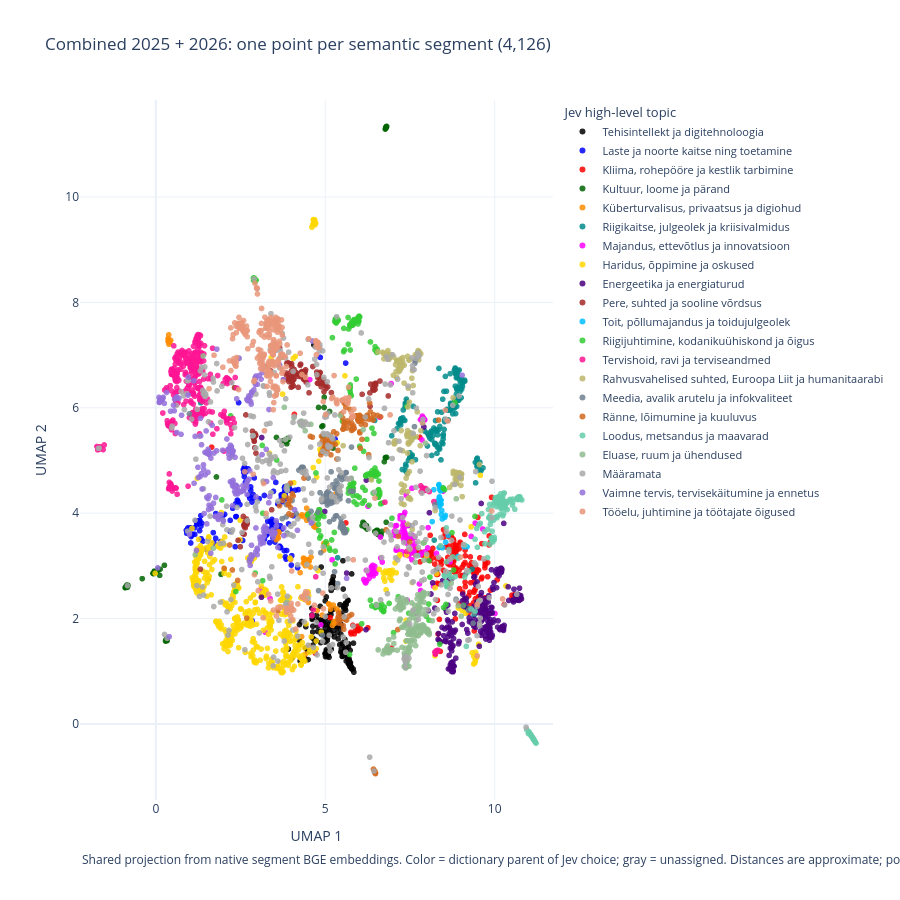
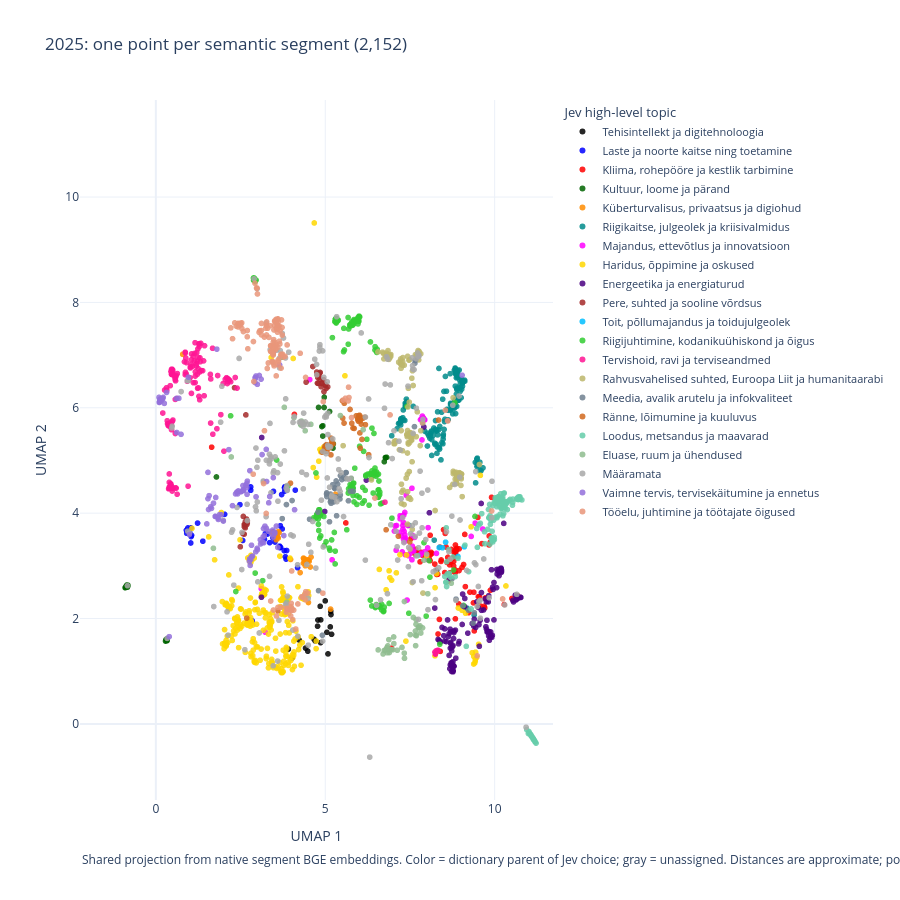
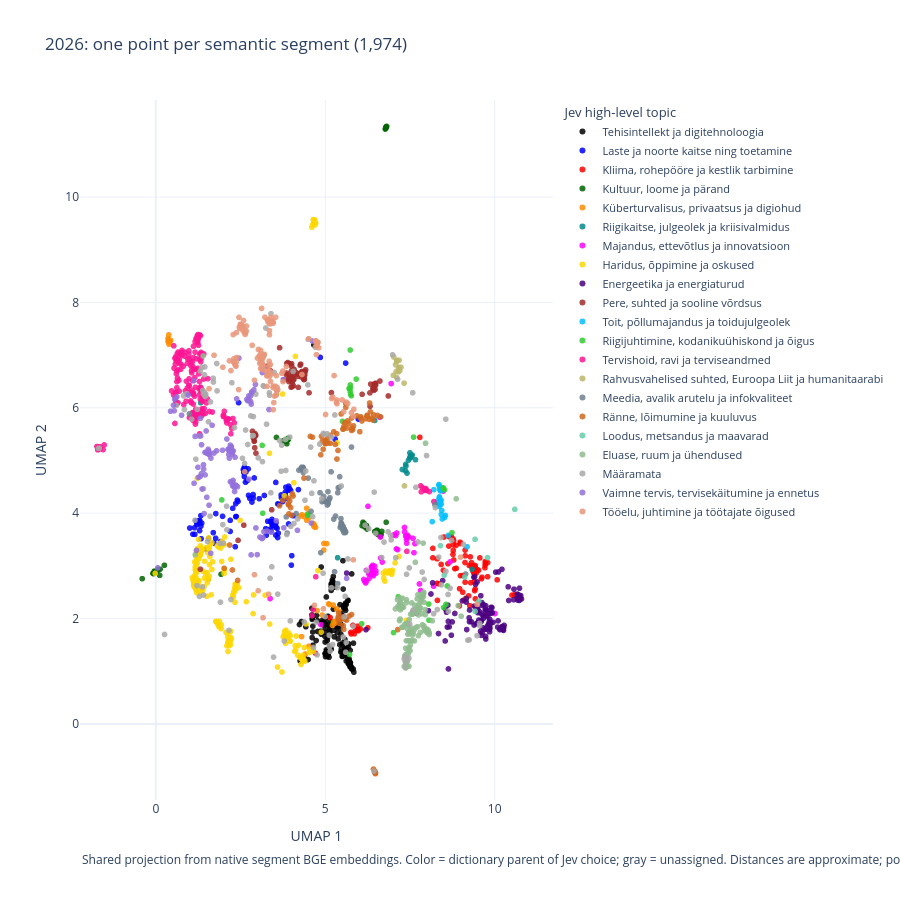

Notebook source saved alongside these figures, in order:
### Markdown cell above
## Individual semantic segments in 2D

Each equal-sized point is **one native semantic segment**, not a topic centroid. Color shows the high-level category mapped from the segment's Jev primary topic; gray points are unassigned. The combined view has 4,132 points; the 2025 and 2026 views have 2,154 and 1,978. All three share coordinates and axes, allowing comparison without separately fitting each year.

Positions come from one UMAP projection of the saved 1,024-dimensional BGE **segment embeddings**, with cosine distance, 15 neighbors, minimum distance 0.15 and seed 42. Topic labels are only used for color, not as projection inputs. Nearby points can have similar text, but 2D distances and apparent clusters are approximate and are not a new clustering result.

The interactive plots support zooming, category filtering via the legend and hover with talk title, year, timestamps, detailed topic and a text excerpt. Static PNGs are embedded immediately below each interactive view. Regenerate with `uv run --group topic-analysis python scripts/export_jev_segment_maps.py`; it reuses cached vectors and projection coordinates without classifier API calls.

### Code cell
from pathlib import Path
import plotly.io as pio
from IPython.display import Image, Markdown, display
segment_map_root = next(p for p in (Path.cwd(), *Path.cwd().parents) if (p / "pyproject.toml").exists())
segment_maps = segment_map_root / "data/topic-analysis/results/jev-semantic-all/segment-maps"
for scope, label in [("all", "Combined: 4,132 segments"), ("2025", "2025: 2,154 segments"),
                     ("2026", "2026: 1,978 segments")]:
    display(Markdown("### " + label))
    figure = pio.from_json((segment_maps / (scope + ".plotly.json")).read_text(encoding="utf-8"))
    display(figure)
    display(Image(filename=str(segment_maps / (scope + ".png"))))
